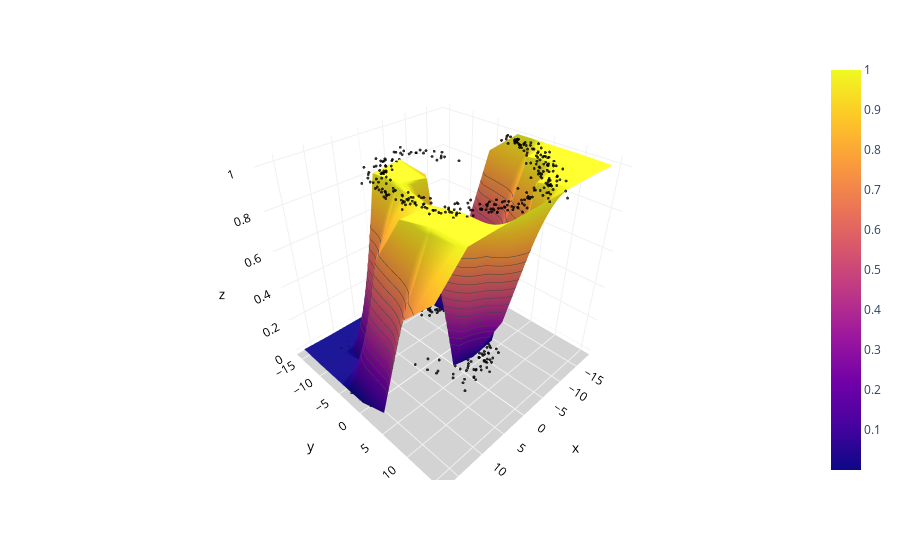

The code cell stored with this chart in its notebook:
### Markdown cell above
#### Separation Surface


This 3D plotter function was taken from [here](https://towardsdatascience.com/svm-classifier-and-rbf-kernel-how-to-make-better-models-in-python-73bb4914af5b)

### Code cell
def plotSeparationSurface(X: pd.DataFrame, xTest: pd.DataFrame, yTest: pd.DataFrame) -> None:
            
    # Specify a size of the mesh to be used
    mesh_size = 5
    margin = 1

    # Create a mesh grid on which we will run our model
    x_min, x_max = X.iloc[:, 0].fillna(X.mean()).min() - margin, X.iloc[:, 0].fillna(X.mean()).max() + margin
    y_min, y_max = X.iloc[:, 1].fillna(X.mean()).min() - margin, X.iloc[:, 1].fillna(X.mean()).max() + margin
    xrange = np.arange(x_min, x_max, mesh_size)
    yrange = np.arange(y_min, y_max, mesh_size)
    xx, yy = np.meshgrid(xrange, yrange)
            
    # Calculate predictions on grid
    Z = classifier.predict_proba(np.c_[xx.ravel(), yy.ravel()])[:, 1]
    Z = Z.reshape(xx.shape)

    # Create a 3D scatter plot with predictions
    fig = px.scatter_3d(x=xTest['x'], y=xTest['y'], z=yTest, 
                     opacity=0.8, color_discrete_sequence=['black'])

    # Set figure title and colors
    fig.update_layout(#title_text="Scatter 3D Plot with SVM Prediction Surface",
                      paper_bgcolor = 'white',
                      scene = dict(xaxis=dict(backgroundcolor='white',
                                              color='black',
                                              gridcolor='#f0f0f0'),
                                   yaxis=dict(backgroundcolor='white',
                                              color='black',
                                              gridcolor='#f0f0f0'
                                              ),
                                   zaxis=dict(backgroundcolor='lightgrey',
                                              color='black', 
                                              gridcolor='#f0f0f0', 
                                              )))
    # Update marker size
    fig.update_traces(marker=dict(size=1))

    # Add prediction plane
    fig.add_traces(go.Surface(x=xrange, y=yrange, z=Z, name='SVM Prediction',
                            #   colorscale='RdBu', showscale=False, 
                              showscale=True, 
                              contours = {"z": {"show": True, "start": 0.2, "end": 0.8, "size": 0.05}}))
    fig.show()




# Plot separation surface
plotSeparationSurface(X=ds[ ['x', 'y'] ], xTest=trainDF[ ['x', 'y'] ], yTest=trainDF['label'])

### Figure 1 — Plotly figure (JSON) as saved in the notebook; plotly's stock layout.template omitted (floating-point values rounded to 4 significant figures; data arrays with more than 128 entries replaced by an {"elided": "..."} marker saying what was removed)
{"data": [{"hovertemplate": "x=%{x}<br>y=%{y}<br>z=%{z}<extra></extra>", "legendgroup": "", "marker": {"color": "black", "opacity": 0.8, "size": 1, "symbol": "circle"}, "mode": "markers", "name": "", "scene": "scene", "showlegend": false, "type": "scatter3d", "x": {"elided": "600 float values"}, "y": {"elided": "600 float values"}, "z": {"elided": "600 int values"}}, {"contours": {"z": {"end": 0.8, "show": true, "size": 0.05, "start": 0.2}}, "name": "SVM Prediction", "showscale": true, "type": "surface", "x": [-18.03, -13.03, -8.032, -3.032, 1.968, 6.968, 11.97, 16.97], "y": [-15.55, -10.55, -5.553, -0.5534, 4.447, 9.447, 14.45], "z": [[0.1949, 0.01123, 0.0005181, 0.0001392, 0.0001031, 0.0001202, 0.0004109, 0.004578], [0.2974, 0.005375, 0.0008944, 0.01422, 0.0742, 0.01074, 0.0004742, 0.0002658], [0.8762, 0.02731, 0.01124, 0.8862, 1.0, 0.9842, 0.04395, 0.0001518], [1.0, 0.3405, 0.005475, 0.1336, 0.97, 0.9966, 0.7086, 0.001424], [1.0, 0.9791, 0.01764, 0.000891, 0.04235, 0.9652, 0.9614, 0.0689], [1.0, 1.0, 0.9618, 0.3295, 0.7531, 0.9969, 0.9957, 0.6867], [0.9963, 1.0, 1.0, 1.0, 1.0, 1.0, 0.9961, 0.8525]]}], "layout": {"legend": {"tracegroupgap": 0}, "margin": {"t": 60}, "paper_bgcolor": "white", "scene": {"domain": {"x": [0, 1], "y": [0, 1]}, "xaxis": {"backgroundcolor": "white", "color": "black", "gridcolor": "#f0f0f0", "title": {"text": "x"}}, "yaxis": {"backgroundcolor": "white", "color": "black", "gridcolor": "#f0f0f0", "title": {"text": "y"}}, "zaxis": {"backgroundcolor": "lightgrey", "color": "black", "gridcolor": "#f0f0f0", "title": {"text": "z"}}}}}
